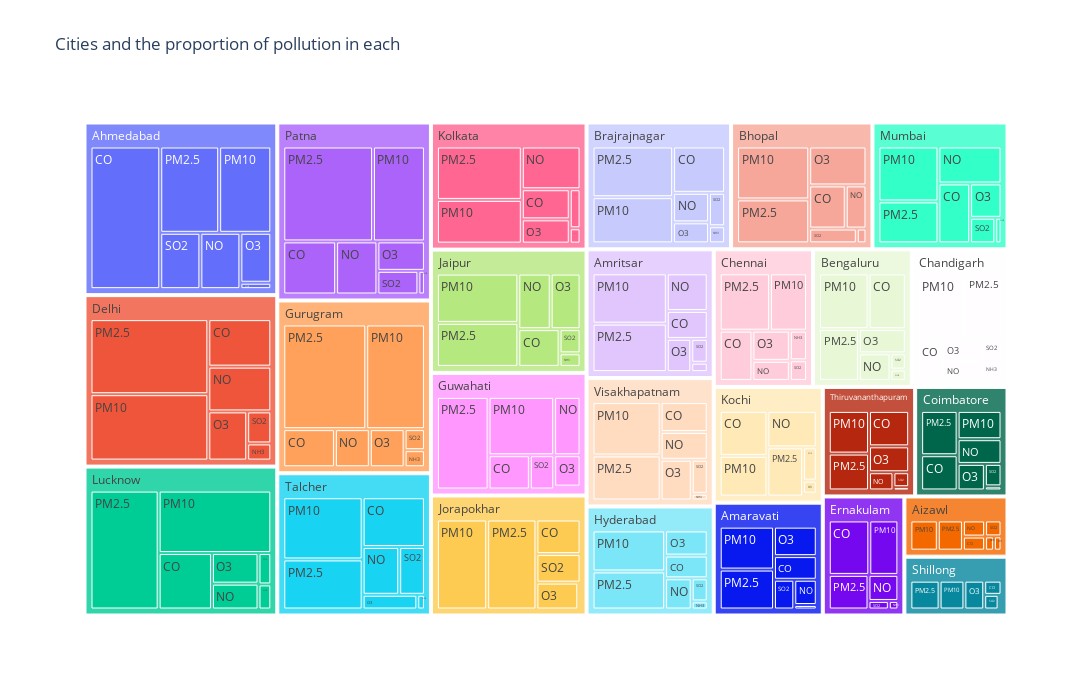

The cell this chart's notebook holds for it:
### Code cell
fig = px.treemap(pd.melt(city_average_particle_df, id_vars = 'City'), path=['City','variable'], values=pd.melt(city_average_particle_df, id_vars = 'City')['value'], title = 'Cities and the proportion of pollution in each', width=1400, height=700)
fig.show()

### Figure 1 — Plotly figure (JSON) as saved in the notebook; plotly's stock layout.template omitted (floating-point values rounded to 4 significant figures; data arrays with more than 128 entries replaced by an {"elided": "..."} marker saying what was removed)
{"data": [{"branchvalues": "total", "domain": {"x": [0, 1], "y": [0, 1]}, "hovertemplate": "labels=%{label}<br>value=%{value}<br>parent=%{parent}<br>id=%{id}<extra></extra>", "ids": {"elided": "208 str values"}, "labels": {"elided": "208 str values"}, "name": "", "parents": {"elided": "208 str values"}, "type": "treemap", "values": {"elided": "208 float values"}}], "layout": {"height": 700, "legend": {"tracegroupgap": 0}, "title": {"text": "Cities and the proportion of pollution in each"}, "width": 1400}}
